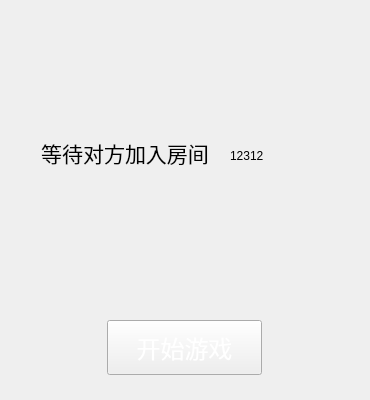
<?xml version="1.0" encoding="UTF-8"?>
<ui version="4.0">
 <class>FormWait</class>
 <widget class="QWidget" name="FormWait">
  <property name="geometry">
   <rect>
    <x>0</x>
    <y>0</y>
    <width>370</width>
    <height>400</height>
   </rect>
  </property>
  <property name="windowTitle">
   <string>正在匹配</string>
  </property>
  <property name="windowIcon">
   <iconset resource="Wait.qrc">
    <normaloff>:/new/prefix1/Image/Icon/图标.jpg</normaloff>:/new/prefix1/Image/Icon/图标.jpg</iconset>
  </property>
  <property name="styleSheet">
   <string notr="true"/>
  </property>
  <widget class="QLabel" name="player1_label">
   <property name="geometry">
    <rect>
     <x>150</x>
     <y>200</y>
     <width>70</width>
     <height>70</height>
    </rect>
   </property>
   <property name="styleSheet">
    <string notr="true">background-image: url(:/new/prefix1/Image/Icon/play1.jpg);</string>
   </property>
   <property name="text">
    <string/>
   </property>
  </widget>
  <widget class="QLabel" name="label">
   <property name="geometry">
    <rect>
     <x>150</x>
     <y>30</y>
     <width>70</width>
     <height>70</height>
    </rect>
   </property>
   <property name="styleSheet">
    <string notr="true">background-image: url(:/new/prefix1/Image/Icon/play2.jpg);</string>
   </property>
   <property name="text">
    <string/>
   </property>
  </widget>
  <widget class="QPushButton" name="start_Button">
   <property name="geometry">
    <rect>
     <x>107</x>
     <y>320</y>
     <width>155</width>
     <height>55</height>
    </rect>
   </property>
   <property name="font">
    <font>
     <family>华文行楷</family>
     <pointsize>18</pointsize>
    </font>
   </property>
   <property name="styleSheet">
    <string notr="true">color: rgb(255, 255, 255);
background-image: url(:/new/prefix1/Image/Button/150.50.jpg);</string>
   </property>
   <property name="text">
    <string>开始游戏</string>
   </property>
  </widget>
  <widget class="QLabel" name="backgroun_label">
   <property name="geometry">
    <rect>
     <x>0</x>
     <y>0</y>
     <width>370</width>
     <height>400</height>
    </rect>
   </property>
   <property name="styleSheet">
    <string notr="true">background-image: url(:/new/prefix1/Image/Background/wait_副本.jpg);</string>
   </property>
   <property name="text">
    <string/>
   </property>
  </widget>
  <widget class="QLabel" name="label_3">
   <property name="geometry">
    <rect>
     <x>10</x>
     <y>130</y>
     <width>230</width>
     <height>45</height>
    </rect>
   </property>
   <property name="font">
    <font>
     <family>华文琥珀</family>
     <pointsize>16</pointsize>
    </font>
   </property>
   <property name="text">
    <string>等待对方加入房间</string>
   </property>
   <property name="alignment">
    <set>Qt::AlignCenter</set>
   </property>
  </widget>
  <widget class="QLabel" name="gif_label">
   <property name="geometry">
    <rect>
     <x>230</x>
     <y>150</y>
     <width>54</width>
     <height>12</height>
    </rect>
   </property>
   <property name="text">
    <string>12312</string>
   </property>
  </widget>
  <zorder>backgroun_label</zorder>
  <zorder>player1_label</zorder>
  <zorder>label</zorder>
  <zorder>start_Button</zorder>
  <zorder>label_3</zorder>
  <zorder>gif_label</zorder>
 </widget>
 <resources>
  <include location="Wait.qrc"/>
 </resources>
 <connections/>
</ui>
